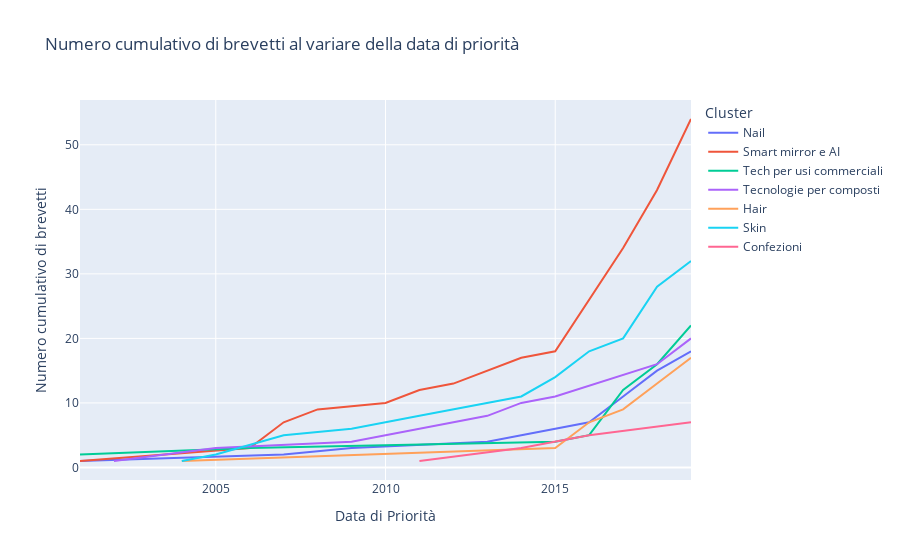

Write notebook code for a chart like this one.
### Code cell
df_complete["priority_date_2y"] = df_complete.priority_date.apply(lambda x: x if x%2==0 else int(x)-1)


data = df_complete.groupby(by=["priority_date", "supercluster"]).count().reset_index()

fig = px.scatter(data[(data.priority_date != 2020) & (data.priority_date != 2000)], 
             x="priority_date", 
             y="title", 
             color="supercluster", 
             title="Numero cumulativo di brevetti al variare della data di priorità",
             labels={
                     "priority_date": "Data di Priorità",
                     "supercluster": "Cluster",
                     "title": "Numero cumulativo di brevetti"
                 },
                 #trendline="lowess"
                 trendline="expanding", trendline_options=dict(function="sum"),
                 #trendline="rolling", trendline_options=dict(window=3, win_type="gaussian", function_args=dict(std=2))    
                )

fig.update_traces(showlegend=True)
fig.data = [t for t in fig.data if t.mode == "lines"]


fig.show()

### Figure 1 — Plotly figure (JSON) as saved in the notebook; plotly's stock layout.template omitted (floating-point values rounded to 4 significant figures)
{"data": [{"hovertemplate": "<b>Expanding sum trendline</b><br><br>Cluster=Nail<br>Data di Priorità=%{x}<br>Numero cumulativo di brevetti=%{y} <b>(trend)</b><extra></extra>", "legendgroup": "Nail", "marker": {"color": "#636efa", "symbol": "circle"}, "mode": "lines", "name": "Nail", "showlegend": true, "type": "scatter", "x": [2001, 2007, 2009, 2013, 2014, 2016, 2017, 2018, 2019], "xaxis": "x", "y": [1, 2, 3, 4, 5, 7, 11, 15, 18], "yaxis": "y"}, {"hovertemplate": "<b>Expanding sum trendline</b><br><br>Cluster=Smart mirror e AI<br>Data di Priorità=%{x}<br>Numero cumulativo di brevetti=%{y} <b>(trend)</b><extra></extra>", "legendgroup": "Smart mirror e AI", "marker": {"color": "#EF553B", "symbol": "circle"}, "mode": "lines", "name": "Smart mirror e AI", "showlegend": true, "type": "scatter", "x": [2001, 2006, 2007, 2008, 2010, 2011, 2012, 2013, 2014, 2015, 2016, 2017, 2018, 2019], "xaxis": "x", "y": [1, 3, 7, 9, 10, 12, 13, 15, 17, 18, 26, 34, 43, 54], "yaxis": "y"}, {"hovertemplate": "<b>Expanding sum trendline</b><br><br>Cluster=Tech per usi commerciali<br>Data di Priorità=%{x}<br>Numero cumulativo di brevetti=%{y} <b>(trend)</b><extra></extra>", "legendgroup": "Tech per usi commerciali", "marker": {"color": "#00cc96", "symbol": "circle"}, "mode": "lines", "name": "Tech per usi commerciali", "showlegend": true, "type": "scatter", "x": [2001, 2006, 2015, 2016, 2017, 2018, 2019], "xaxis": "x", "y": [2, 3, 4, 5, 12, 16, 22], "yaxis": "y"}, {"hovertemplate": "<b>Expanding sum trendline</b><br><br>Cluster=Tecnologie per composti<br>Data di Priorità=%{x}<br>Numero cumulativo di brevetti=%{y} <b>(trend)</b><extra></extra>", "legendgroup": "Tecnologie per composti", "marker": {"color": "#ab63fa", "symbol": "circle"}, "mode": "lines", "name": "Tecnologie per composti", "showlegend": true, "type": "scatter", "x": [2002, 2005, 2009, 2011, 2012, 2013, 2014, 2015, 2018, 2019], "xaxis": "x", "y": [1, 3, 4, 6, 7, 8, 10, 11, 16, 20], "yaxis": "y"}, {"hovertemplate": "<b>Expanding sum trendline</b><br><br>Cluster=Hair<br>Data di Priorità=%{x}<br>Numero cumulativo di brevetti=%{y} <b>(trend)</b><extra></extra>", "legendgroup": "Hair", "marker": {"color": "#FFA15A", "symbol": "circle"}, "mode": "lines", "name": "Hair", "showlegend": true, "type": "scatter", "x": [2004, 2015, 2016, 2017, 2018, 2019], "xaxis": "x", "y": [1, 3, 7, 9, 13, 17], "yaxis": "y"}, {"hovertemplate": "<b>Expanding sum trendline</b><br><br>Cluster=Skin<br>Data di Priorità=%{x}<br>Numero cumulativo di brevetti=%{y} <b>(trend)</b><extra></extra>", "legendgroup": "Skin", "marker": {"color": "#19d3f3", "symbol": "circle"}, "mode": "lines", "name": "Skin", "showlegend": true, "type": "scatter", "x": [2004, 2005, 2007, 2009, 2011, 2012, 2014, 2015, 2016, 2017, 2018, 2019], "xaxis": "x", "y": [1, 2, 5, 6, 8, 9, 11, 14, 18, 20, 28, 32], "yaxis": "y"}, {"hovertemplate": "<b>Expanding sum trendline</b><br><br>Cluster=Confezioni<br>Data di Priorità=%{x}<br>Numero cumulativo di brevetti=%{y} <b>(trend)</b><extra></extra>", "legendgroup": "Confezioni", "marker": {"color": "#FF6692", "symbol": "circle"}, "mode": "lines", "name": "Confezioni", "showlegend": true, "type": "scatter", "x": [2011, 2014, 2016, 2019], "xaxis": "x", "y": [1, 3, 5, 7], "yaxis": "y"}], "layout": {"legend": {"title": {"text": "Cluster"}, "tracegroupgap": 0}, "title": {"text": "Numero cumulativo di brevetti al variare della data di priorità"}, "xaxis": {"anchor": "y", "domain": [0, 1], "title": {"text": "Data di Priorità"}}, "yaxis": {"anchor": "x", "domain": [0, 1], "title": {"text": "Numero cumulativo di brevetti"}}}}
